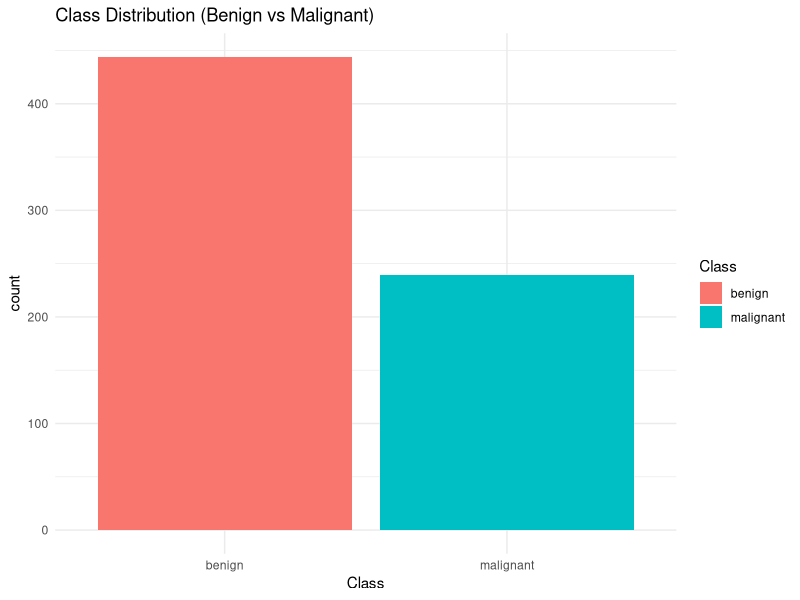
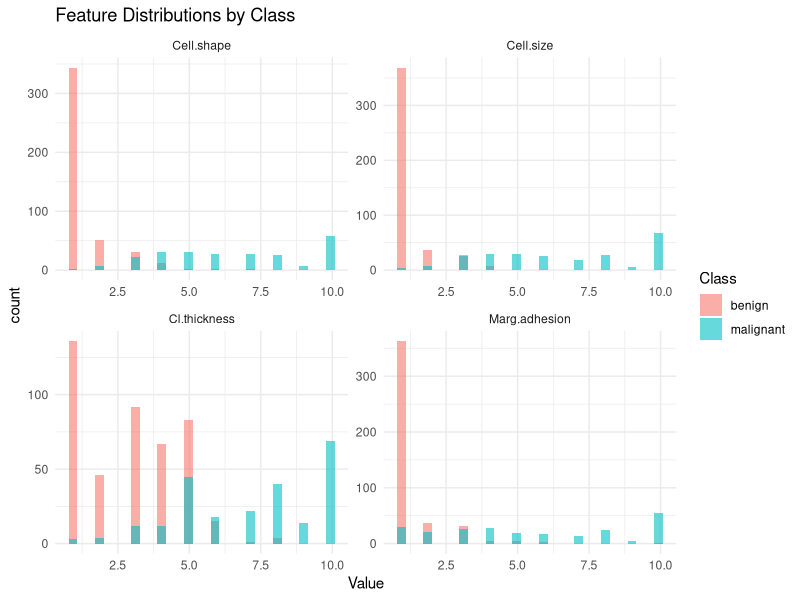

Write the R code that produced these figures, in order. (Note: this script raises an error after producing the figures.)
# ============================================================
# Breast Cancer Classification Using Random Forest
# Dataset: Wisconsin Breast Cancer (mlbench::BreastCancer)
# Goal: Predict Malignant vs Benign
# Libraries: ggplot2, corrplot, caret, randomForest, dplyr
# ============================================================

# Install required packages if missing
required_packages <- c("mlbench", "ggplot2", "corrplot", "caret", "randomForest", "dplyr", "ROCR")
for (pkg in required_packages) {
  if (!require(pkg, character.only = TRUE)) {
    install.packages(pkg)
    library(pkg, character.only = TRUE)
  }
}

# -------------------------------
# 1. Load and clean dataset
# -------------------------------
data("BreastCancer", package = "mlbench")
df <- BreastCancer
str(df)

# Remove ID column (not a feature)
df <- df[, -1]

# Convert factor columns to numeric (except Class)
for (i in 1:(ncol(df)-1)) {
  df[, i] <- as.numeric(as.character(df[, i]))
}

# Remove rows with missing values
df <- na.omit(df)

# Convert target to factor (Benign = "benign", Malignant = "malignant")
df$Class <- factor(df$Class, levels = c("benign", "malignant"))

# Check class distribution
table(df$Class)

# -------------------------------
# 2. Exploratory Data Analysis (EDA)
# -------------------------------
# Class distribution plot
ggplot(df, aes(x = Class, fill = Class)) +
  geom_bar() +
  labs(title = "Class Distribution (Benign vs Malignant)") +
  theme_minimal()

# Feature distributions (first 4 features)
features <- names(df)[1:4]
df_long <- tidyr::pivot_longer(df, cols = all_of(features), names_to = "Feature", values_to = "Value")
ggplot(df_long, aes(x = Value, fill = Class)) +
  geom_histogram(alpha = 0.6, bins = 30, position = "identity") +
  facet_wrap(~Feature, scales = "free") +
  labs(title = "Feature Distributions by Class") +
  theme_minimal()

# Correlation heatmap (first 10 features)
library(corrplot)
cor_matrix <- cor(df[, 1:10])
corrplot(cor_matrix, method = "color", type = "upper", tl.cex = 0.8, title = "Feature Correlations")

# -------------------------------
# 3. Train/Test split (stratified)
# -------------------------------
set.seed(42)
trainIndex <- createDataPartition(df$Class, p = 0.8, list = FALSE)
train <- df[trainIndex, ]
test  <- df[-trainIndex, ]

# Separate features and target
X_train <- train[, -ncol(train)]
y_train <- train$Class
X_test  <- test[, -ncol(test)]
y_test  <- test$Class

# -------------------------------
# 4. Feature scaling (standardize)
# -------------------------------
preproc <- preProcess(X_train, method = c("center", "scale"))
X_train_scaled <- predict(preproc, X_train)
X_test_scaled  <- predict(preproc, X_test)

# -------------------------------
# 5. Train Random Forest model
# -------------------------------
set.seed(42)
rf_model <- randomForest(X_train_scaled, y_train, ntree = 100, importance = TRUE)

# -------------------------------
# 6. Model Evaluation
# -------------------------------
# Predictions
y_pred <- predict(rf_model, X_test_scaled)

# Accuracy
accuracy <- confusionMatrix(y_pred, y_test)$overall["Accuracy"]
cat("Test Accuracy:", round(accuracy, 4), "\n")

# Cross-validation
ctrl <- trainControl(method = "cv", number = 5)
rf_cv <- train(X_train_scaled, y_train, method = "rf", trControl = ctrl, ntree = 100)
cat("5-Fold CV Accuracy:", round(max(rf_cv$results$Accuracy), 4), "\n")

# Confusion Matrix
cm <- confusionMatrix(y_pred, y_test)
print(cm$table)

# ROC Curve and AUC
library(ROCR)
pred_prob <- predict(rf_model, X_test_scaled, type = "prob")[, "malignant"]
pred_obj <- prediction(pred_prob, y_test)
perf <- performance(pred_obj, "tpr", "fpr")
plot(perf, col = "red", main = "ROC Curve")
auc <- performance(pred_obj, "auc")@y.values[[1]]
legend("bottomright", legend = paste("AUC =", round(auc, 3)), col = "red", lty = 1)

# -------------------------------
# 7. Feature Importance
# -------------------------------
importance_df <- data.frame(
  Feature = rownames(importance(rf_model)),
  Importance = importance(rf_model)[, "MeanDecreaseGini"]
) %>% arrange(desc(Importance))

# Top 10 features
top10 <- head(importance_df, 10)
ggplot(top10, aes(x = reorder(Feature, Importance), y = Importance)) +
  geom_bar(stat = "identity", fill = "steelblue") +
  coord_flip() +
  labs(title = "Top 10 Feature Importances (Random Forest)",
       x = "Features", y = "Mean Decrease Gini") +
  theme_minimal()

# Print top 5
print(head(importance_df, 5))

# -------------------------------
# End of script
# -------------------------------
